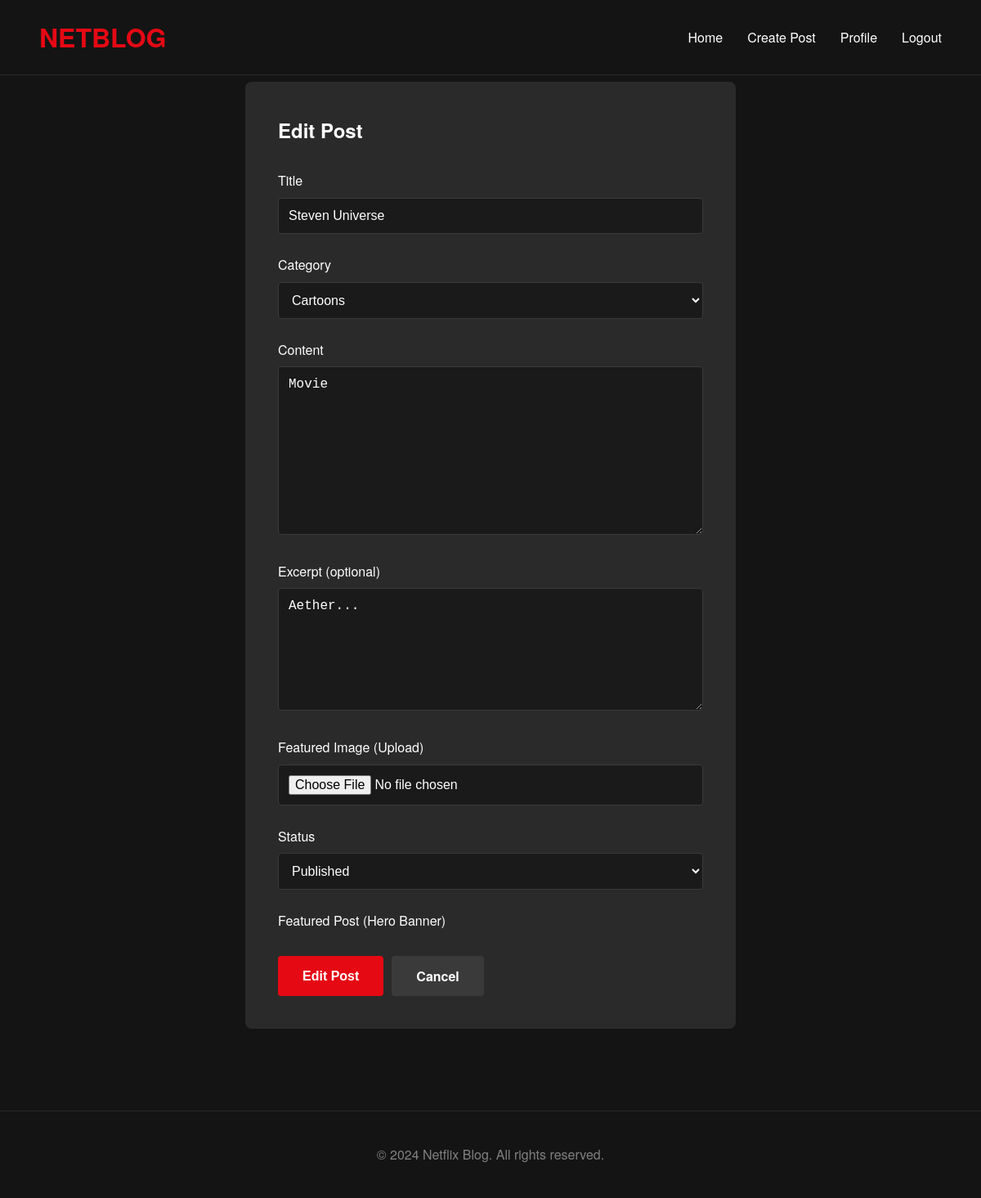
Screenshot of /post/steven-universe/edit/ (signed in) with the database file from the repository.
### blog/models.py (models this page shows, shortened)
class Post(models.Model):
    STATUS_CHOICES = [
        ('draft', 'Draft'),
        ('published', 'Published'),
    ]
    title = models.CharField(max_length=200)
    slug = models.SlugField(max_length=200, unique=True)
    author = models.ForeignKey(
        settings.AUTH_USER_MODEL,
        on_delete=models.CASCADE,
        related_name='posts'
    )
    category = models.ForeignKey(
        Category,
        on_delete=models.SET_NULL,
        null=True,
        related_name='posts'
    )
    content = models.TextField()
    excerpt = models.TextField(max_length=300, blank=True)
    featured_image = models.ImageField(
        upload_to='posts/',
        blank=True,
        null=True
    )
    is_featured = models.BooleanField(default=False)  # For hero banner
    status = models.CharField(
        max_length=10,
        choices=STATUS_CHOICES,
        default='draft'
    )
    views = models.PositiveIntegerField(default=0)
    created_at = models.DateTimeField(auto_now_add=True)
    updated_at = models.DateTimeField(auto_now=True)
    class Meta:
        ordering = ['-created_at']

### blog/views.py (the view)
# urls.py: path('post/<slug:slug>/edit/', views.post_edit_view, name='post_edit'),
@login_required
def post_edit_view(request, slug):
    post = get_object_or_404(Post, slug=slug)
    if post.author != request.user and not request.user.is_staff:
        messages.error(request, 'You cannot edit this post.')
        return redirect('blog:post_detail', slug=slug)
    if request.method == 'POST':
        form = PostForm(request.POST, request.FILES, instance=post)
        if form.is_valid():
            form.save()
            messages.success(request, 'Post updated!')
            return redirect('blog:post_detail', slug=post.slug)
    else:
        form = PostForm(instance=post)
    return render(request, 'blog/post_form.html', {
        'form': form,
        'action': 'Edit',
        'post': post
    })

### blog/forms.py
class PostForm(forms.ModelForm):
    class Meta:
        model = Post
        fields = ['title', 'category', 'content', 'excerpt',
        'featured_image', 'status']
        widgets = {
        'title': forms.TextInput(attrs={
        'class': 'form-control',
        'placeholder': 'Enter post title'
        }),
        'category': forms.Select(attrs={
        'class': 'form-control'
        }),
        'content': forms.Textarea(attrs={
        'class': 'form-control',
        'rows': 10,
        'placeholder': 'Write your post content here...'
        }),
        'excerpt': forms.Textarea(attrs={
        'class': 'form-control',
        'rows': 3,
        'placeholder': 'Brief summary (optional)'
        }),
        'featured_image': forms.FileInput(attrs={
        'class': 'form-control'
        }),
        'status': forms.Select(attrs={
        'class': 'form-control'
        }),
        }

### blog/models.py (called while the page is built)
    def __str__(self):
        return self.name

### templates/blog/post_form.html (shortened to what this page needs)
{% extends 'base.html' %}
{% block content %}
<div class="form-container">
    <h2 style="margin-bottom: 30px; color: #ffffff;">{{ action }} Post</h2>
    <form method="post" enctype="multipart/form-data">
        <div class="form-group">
            <label for="{{ form.title.id_for_label }}">Title</label>
            {{ form.title }}
        </div>
        <div class="form-group">
            <label for="{{ form.category.id_for_label }}">Category</label>
            {{ form.category }}
        </div>
        <div class="form-group">
            <label for="{{ form.content.id_for_label }}">Content</label>
            {{ form.content }}
        </div>
        <div class="form-group">
            <label for="{{ form.excerpt.id_for_label }}">Excerpt (optional)</label>
            {{ form.excerpt }}
        </div>
        <div class="form-group">
            <label for="{{ form.featured_image.id_for_label }}">Featured Image (Upload)</label>
            {{ form.featured_image }}
        </div>
        <div class="form-group">
            <label for="{{ form.status.id_for_label }}">Status</label>
            {{ form.status }}
        </div>
        <div class="form-group" style="display: flex; align-items: center; gap: 10px;">
            <label for="{{ form.is_featured.id_for_label }}" style="margin-bottom: 0;">Featured Post (Hero
                Banner)</label>
        </div>
        <div style="display: flex; gap: 10px; margin-top: 30px;">
            <button type="submit" class="btn btn-primary">{{ action }} Post</button>
            <a href="{% if post %}{% url 'blog:post_detail' post.slug %}{% else %}{% url 'blog:home' %}{% endif %}"
                class="btn btn-secondary">Cancel</a>
        </div>
    </form>
</div>
{% endblock %}

### static/css/netflix.css (style rules this page uses)
* { margin: 0; padding: 0; box-sizing: border-box; }
body { font-family: 'Helvetica Neue', Arial, sans-serif; background-color: #141414; color: #ffffff; line-height: 1.6; }
.form-container { max-width: 600px; margin: 100px auto; padding: 40px; background-color: #2a2a2a; border-radius: 8px; }
.form-group { margin-bottom: 25px; }
.form-group label { display: block; margin-bottom: 8px; color: #ffffff; font-weight: 500; }
.form-control { width: 100%; padding: 12px; background-color: #1a1a1a; border: 1px solid #3a3a3a; border-radius: 4px; color: #ffffff; font-size: 16px; }
textarea.form-control { min-height: 150px; resize: vertical; }
.btn { padding: 12px 30px; font-size: 16px; font-weight: bold; border: none; border-radius: 4px; cursor: pointer; transition: all 0.3s; text-decoration: none; display: inline-block; }
.btn-primary { background-color: #E50914; color: #ffffff; }
.btn-secondary { background-color: #3a3a3a; color: #ffffff; }

### rows the page displays
Post: title "Steven Universe", category "Cartoons", content "Movie", excerpt "Aether...", status "Published"

### other values shown
{{ action }} "Edit"
